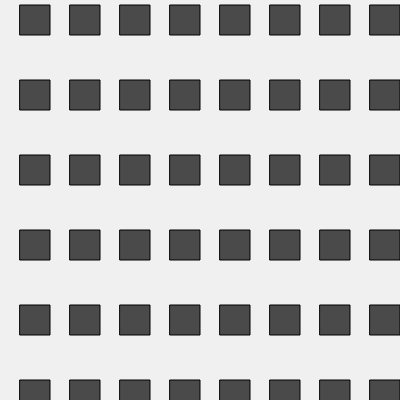
Frame 1 (no input)
Frame 60 (no input): identical to frame 1, image omitted
Frame 120 (the mouse pressed at the canvas centre since frame 60): identical to frame 1, image omitted

The p5.js sketch that drew this single still picture (run headless with seeded random() and noise() and a simulated clock; from frame 60 on, the mouse is pressed at the canvas centre):

// p5.js sketch
// ── sketch.js
//For future reference, where would I have to put fill color so that it doesn't flicker?

let mycolor;
let len = 30;

function setup() {
  createCanvas(400, 400);
  mycolor = random(10,100)
}

function draw() {
  background(240);
  
  for (x=20; x<=width; x=x+50){
    for (y=5; y<=height; y=y+75){
      // fill(x,y,10,mycolor)
      fill(mycolor)
      rect(x,y,len);
    }
    
  }
}

function keyTyped() {
  if (key == 'a') {
    mycolor = 'red';
  }
  else if (key == 's') {
    mycolor = 'yellow';
  }
  else if (key == 'd') {
    mycolor = 'green';
  }
  else {
    mycolor = 0;
  }
}
